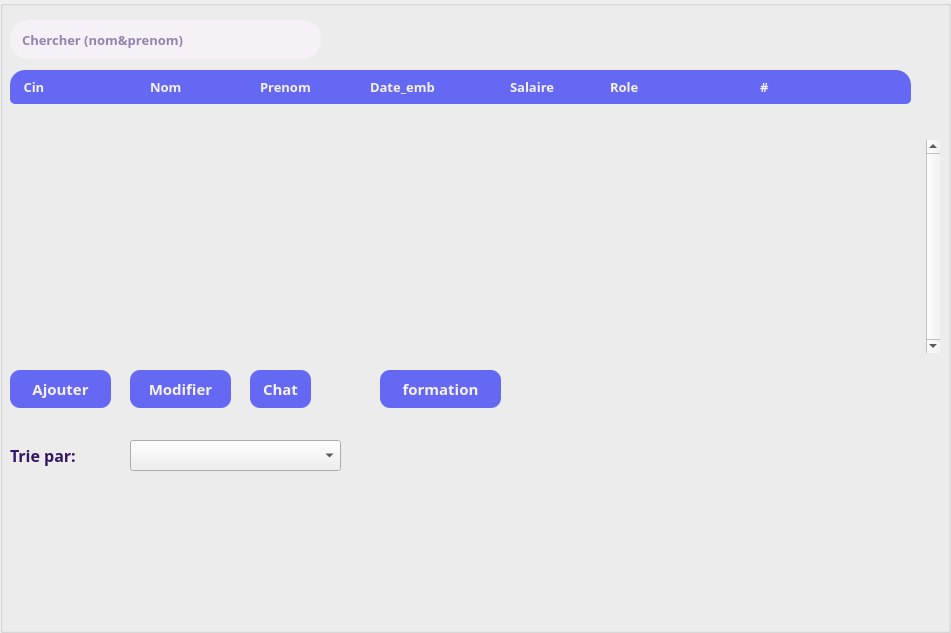
     <widget class="QGroupBox" name="adminInterface">
      <property name="geometry">
       <rect>
        <x>350</x>
        <y>50</y>
        <width>951</width>
        <height>633</height>
       </rect>
      </property>
      <property name="styleSheet">
       <string notr="true">#adminInterface{
border:none;
}</string>
      </property>
      <property name="title">
       <string/>
      </property>
      <widget class="QScrollArea" name="scrollArea">
       <property name="geometry">
        <rect>
         <x>0</x>
         <y>140</y>
         <width>940</width>
         <height>213</height>
        </rect>
       </property>
       <property name="styleSheet">
        <string notr="true">background:transparent;border:none;</string>
       </property>
       <property name="verticalScrollBarPolicy">
        <enum>Qt::ScrollBarAlwaysOn</enum>
       </property>
       <property name="widgetResizable">
        <bool>true</bool>
       </property>
       <widget class="QWidget" name="scrollAreaContents">
        <property name="geometry">
         <rect>
          <x>0</x>
          <y>0</y>
          <width>923</width>
          <height>213</height>
         </rect>
        </property>
       </widget>
      </widget>
      <widget class="QPushButton" name="updateBtn">
       <property name="geometry">
        <rect>
         <x>130</x>
         <y>370</y>
         <width>101</width>
         <height>38</height>
        </rect>
       </property>
       <property name="font">
        <font>
         <family>Montserrat SemiBold</family>
         <pointsize>11</pointsize>
         <weight>75</weight>
         <bold>true</bold>
        </font>
       </property>
       <property name="cursor">
        <cursorShape>PointingHandCursor</cursorShape>
       </property>
       <property name="styleSheet">
        <string notr="true">QPushButton#updateBtn {
    background-color: rgb(101, 104, 243);
	color: rgb(245, 241, 246);
	border-radius: 10px;
 }

QPushButton#updateBtn:hover {
	background-color: rgb(254, 129, 75);
}

QPushButton#updateBtn:pressed {
	background-color: rgb(255, 114, 68);
}</string>
       </property>
       <property name="text">
        <string>Modifier</string>
       </property>
      </widget>
      <widget class="QLabel" name="label_40">
       <property name="geometry">
        <rect>
         <x>610</x>
         <y>70</y>
         <width>151</width>
         <height>34</height>
        </rect>
       </property>
       <property name="font">
        <font>
         <family>Montserrat SemiBold</family>
         <pointsize>10</pointsize>
         <weight>75</weight>
         <bold>true</bold>
        </font>
       </property>
       <property name="styleSheet">
        <string notr="true">background-color: #6568F3;
color: #F5F1F6;
</string>
       </property>
       <property name="text">
        <string>Role</string>
       </property>
      </widget>
      <widget class="QLabel" name="label_10">
       <property name="geometry">
        <rect>
         <x>10</x>
         <y>70</y>
         <width>141</width>
         <height>34</height>
        </rect>
       </property>
       <property name="font">
        <font>
         <family>Montserrat SemiBold</family>
         <pointsize>10</pointsize>
         <weight>75</weight>
         <bold>true</bold>
        </font>
       </property>
       <property name="styleSheet">
        <string notr="true">#label_10{
background-color: #6568F3;
border-top-left-radius: 15px;
border-bottom-left-radius: 5px;
color: #F5F1F6;
}</string>
       </property>
       <property name="text">
        <string>    Cin</string>
       </property>
      </widget>
      <widget class="QLineEdit" name="chercheInput">
       <property name="geometry">
        <rect>
         <x>10</x>
         <y>20</y>
         <width>311</width>
         <height>39</height>
        </rect>
       </property>
       <property name="font">
        <font>
         <family>Montserrat SemiBold</family>
         <pointsize>10</pointsize>
         <weight>75</weight>
         <bold>true</bold>
        </font>
       </property>
       <property name="styleSheet">
        <string notr="true">background-color: rgb(245, 241, 246);
border-radius: 18px;
padding: 5px 10px;
color: rgb(52, 23, 99);
</string>
       </property>
       <property name="text">
        <string/>
       </property>
       <property name="placeholderText">
        <string>Chercher (nom&amp;prenom)</string>
       </property>
      </widget>
      <widget class="QPushButton" name="formationBtn">
       <property name="geometry">
        <rect>
         <x>380</x>
         <y>370</y>
         <width>121</width>
         <height>38</height>
        </rect>
       </property>
       <property name="font">
        <font>
         <family>Montserrat SemiBold</family>
         <pointsize>11</pointsize>
         <weight>75</weight>
         <bold>true</bold>
        </font>
       </property>
       <property name="cursor">
        <cursorShape>PointingHandCursor</cursorShape>
       </property>
       <property name="styleSheet">
        <string notr="true">QPushButton#formationBtn {
    background-color: rgb(101, 104, 243);
	color: rgb(245, 241, 246);
	border-radius: 10px;
 }

QPushButton#formationBtn:hover {
	background-color: rgb(254, 129, 75);
}

QPushButton#formationBtn:pressed {
	background-color: rgb(255, 114, 68);
}</string>
       </property>
       <property name="text">
        <string>formation</string>
       </property>
      </widget>
      <widget class="QPushButton" name="refreshBtn">
       <property name="geometry">
        <rect>
         <x>810</x>
         <y>20</y>
         <width>81</width>
         <height>38</height>
        </rect>
       </property>
       <property name="font">
        <font>
         <family>Montserrat SemiBold</family>
         <pointsize>11</pointsize>
         <weight>75</weight>
         <bold>true</bold>
        </font>
       </property>
       <property name="cursor">
        <cursorShape>PointingHandCursor</cursorShape>
       </property>
       <property name="styleSheet">
        <string notr="true">background-color: none;
border:none;</string>
       </property>
       <property name="text">
        <string/>
       </property>
       <property name="icon">
        <iconset resource="resource.qrc">
         <normaloff>:/resource/img/refresh.png</normaloff>:/resource/img/refresh.png</iconset>
       </property>
       <property name="iconSize">
        <size>
         <width>20</width>
         <height>20</height>
        </size>
       </property>
      </widget>
      <widget class="QLabel" name="label_18">
       <property name="geometry">
        <rect>
         <x>150</x>
         <y>70</y>
         <width>111</width>
         <height>34</height>
        </rect>
       </property>
       <property name="font">
        <font>
         <family>Montserrat SemiBold</family>
         <pointsize>10</pointsize>
         <weight>75</weight>
         <bold>true</bold>
        </font>
       </property>
       <property name="styleSheet">
        <string notr="true">background-color: #6568F3;
color: #F5F1F6;
</string>
       </property>
       <property name="text">
        <string>Nom</string>
       </property>
      </widget>
      <widget class="QLabel" name="label_13">
       <property name="geometry">
        <rect>
         <x>760</x>
         <y>70</y>
         <width>151</width>
         <height>34</height>
        </rect>
       </property>
       <property name="font">
        <font>
         <family>Montserrat SemiBold</family>
         <pointsize>10</pointsize>
         <weight>75</weight>
         <bold>true</bold>
        </font>
       </property>
       <property name="styleSheet">
        <string notr="true">#label_13{
background-color: #6568F3;
border-top-right-radius: 15px;
border-bottom-right-radius: 5px;
color: #F5F1F6;
}</string>
       </property>
       <property name="text">
        <string>#</string>
       </property>
      </widget>
      <widget class="QLabel" name="label_12">
       <property name="geometry">
        <rect>
         <x>370</x>
         <y>70</y>
         <width>141</width>
         <height>34</height>
        </rect>
       </property>
       <property name="font">
        <font>
         <family>Montserrat SemiBold</family>
         <pointsize>10</pointsize>
         <weight>75</weight>
         <bold>true</bold>
        </font>
       </property>
       <property name="styleSheet">
        <string notr="true">#label_12{
background-color: #6568F3;
color: #F5F1F6;
}</string>
       </property>
       <property name="text">
        <string>Date_emb</string>
       </property>
      </widget>
      <widget class="QPushButton" name="chercheBtn">
       <property name="geometry">
        <rect>
         <x>290</x>
         <y>200000</y>
         <width>101</width>
         <height>38</height>
        </rect>
       </property>
       <property name="font">
        <font>
         <family>Montserrat SemiBold</family>
         <pointsize>11</pointsize>
         <weight>75</weight>
         <bold>true</bold>
        </font>
       </property>
       <property name="cursor">
        <cursorShape>PointingHandCursor</cursorShape>
       </property>
       <property name="styleSheet">
        <string notr="true">QPushButton#chercheBtn {
    background-color: rgb(255, 114, 68);
	color: rgb(245, 241, 246);
	border-radius: 10px;
 }

QPushButton#chercheBtn:hover {
	background-color: rgb(254, 129, 75);
}

QPushButton#chercheBtn:pressed {
	background-color: rgb(255, 114, 68);
}</string>
       </property>
       <property name="text">
        <string>Chercher</string>
       </property>
      </widget>
      <widget class="QLabel" name="label_9">
       <property name="geometry">
        <rect>
         <x>10</x>
         <y>440</y>
         <width>111</width>
         <height>31</height>
        </rect>
       </property>
       <property name="font">
        <font>
         <family>Montserrat SemiBold</family>
         <pointsize>12</pointsize>
         <weight>75</weight>
         <bold>true</bold>
        </font>
       </property>
       <property name="styleSheet">
        <string notr="true">color: rgb(52, 23, 99);</string>
       </property>
       <property name="text">
        <string>Trie par: </string>
       </property>
      </widget>
      <widget class="QLabel" name="label_11">
       <property name="geometry">
        <rect>
         <x>260</x>
         <y>70</y>
         <width>111</width>
         <height>34</height>
        </rect>
       </property>
       <property name="font">
        <font>
         <family>Montserrat SemiBold</family>
         <pointsize>10</pointsize>
         <weight>75</weight>
         <bold>true</bold>
        </font>
       </property>
       <property name="styleSheet">
        <string notr="true">#label_11{
background-color: #6568F3;
color: #F5F1F6;
}</string>
       </property>
       <property name="text">
        <string>Prenom</string>
       </property>
      </widget>
      <widget class="QPushButton" name="chatBtn">
       <property name="geometry">
        <rect>
         <x>250</x>
         <y>370</y>
         <width>61</width>
         <height>38</height>
        </rect>
       </property>
       <property name="font">
        <font>
         <family>Montserrat SemiBold</family>
         <pointsize>11</pointsize>
         <weight>75</weight>
         <bold>true</bold>
        </font>
       </property>
       <property name="cursor">
        <cursorShape>PointingHandCursor</cursorShape>
       </property>
       <property name="styleSheet">
        <string notr="true">QPushButton#chatBtn {
    background-color: rgb(101, 104, 243);
	color: rgb(245, 241, 246);
	border-radius: 10px;
 }

QPushButton#chatBtn:hover {
	background-color: rgb(254, 129, 75);
}

QPushButton#chatBtn:pressed {
	background-color: rgb(255, 114, 68);
}</string>
       </property>
       <property name="text">
        <string>Chat</string>
       </property>
      </widget>
      <widget class="QPushButton" name="addBtn">
       <property name="geometry">
        <rect>
         <x>10</x>
         <y>370</y>
         <width>101</width>
         <height>38</height>
        </rect>
       </property>
       <property name="font">
        <font>
         <family>Montserrat SemiBold</family>
         <pointsize>11</pointsize>
         <weight>75</weight>
         <bold>true</bold>
        </font>
       </property>
       <property name="cursor">
        <cursorShape>PointingHandCursor</cursorShape>
       </property>
       <property name="styleSheet">
        <string notr="true">QPushButton#addBtn {
    background-color: rgb(101, 104, 243);
	color: rgb(245, 241, 246);
	border-radius: 10px;
 }

QPushButton#addBtn:hover {
	background-color: rgb(254, 129, 75);
}

QPushButton#addBtn:pressed {
	background-color: rgb(255, 114, 68);
}</string>
       </property>
       <property name="text">
        <string>Ajouter</string>
       </property>
      </widget>
      <widget class="QComboBox" name="trieOption">
       <property name="geometry">
        <rect>
         <x>130</x>
         <y>440</y>
         <width>211</width>
         <height>31</height>
        </rect>
       </property>
       <property name="font">
        <font>
         <family>Montserrat</family>
         <pointsize>9</pointsize>
         <weight>75</weight>
         <bold>true</bold>
        </font>
       </property>
       <property name="editable">
        <bool>false</bool>
       </property>
       <property name="currentText">
        <string/>
       </property>
       <property name="currentIndex">
        <number>-1</number>
       </property>
      </widget>
      <widget class="QLabel" name="label_19">
       <property name="geometry">
        <rect>
         <x>510</x>
         <y>70</y>
         <width>101</width>
         <height>34</height>
        </rect>
       </property>
       <property name="font">
        <font>
         <family>Montserrat SemiBold</family>
         <pointsize>10</pointsize>
         <weight>75</weight>
         <bold>true</bold>
        </font>
       </property>
       <property name="styleSheet">
        <string notr="true">background-color: #6568F3;
color: #F5F1F6;
</string>
       </property>
       <property name="text">
        <string>Salaire</string>
       </property>
      </widget>
      <widget class="QLabel" name="seachIcon">
       <property name="geometry">
        <rect>
         <x>282</x>
         <y>21</y>
         <width>37</width>
         <height>37</height>
        </rect>
       </property>
       <property name="styleSheet">
        <string notr="true">image: url(:/resource/img/search.png);</string>
       </property>
       <property name="text">
        <string/>
       </property>
      </widget>
      <widget class="QFrame" name="chartContainer">
       <property name="geometry">
        <rect>
         <x>380</x>
         <y>415</y>
         <width>560</width>
         <height>240</height>
        </rect>
       </property>
       <property name="styleSheet">
        <string notr="true">background-color:transparent;
</string>
       </property>
       <layout class="QHBoxLayout" name="horizontalLayout"/>
      </widget>
     </widget>
